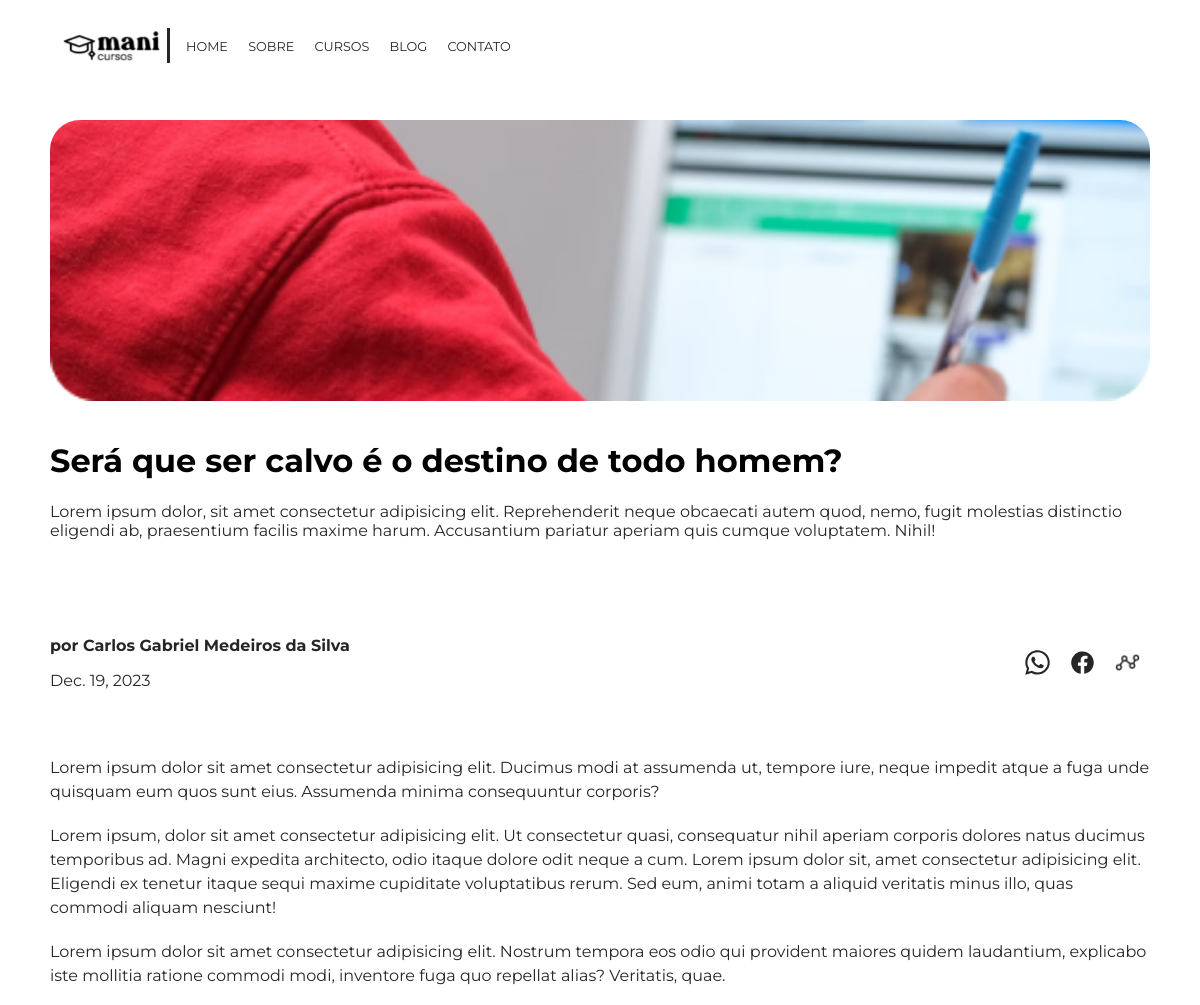
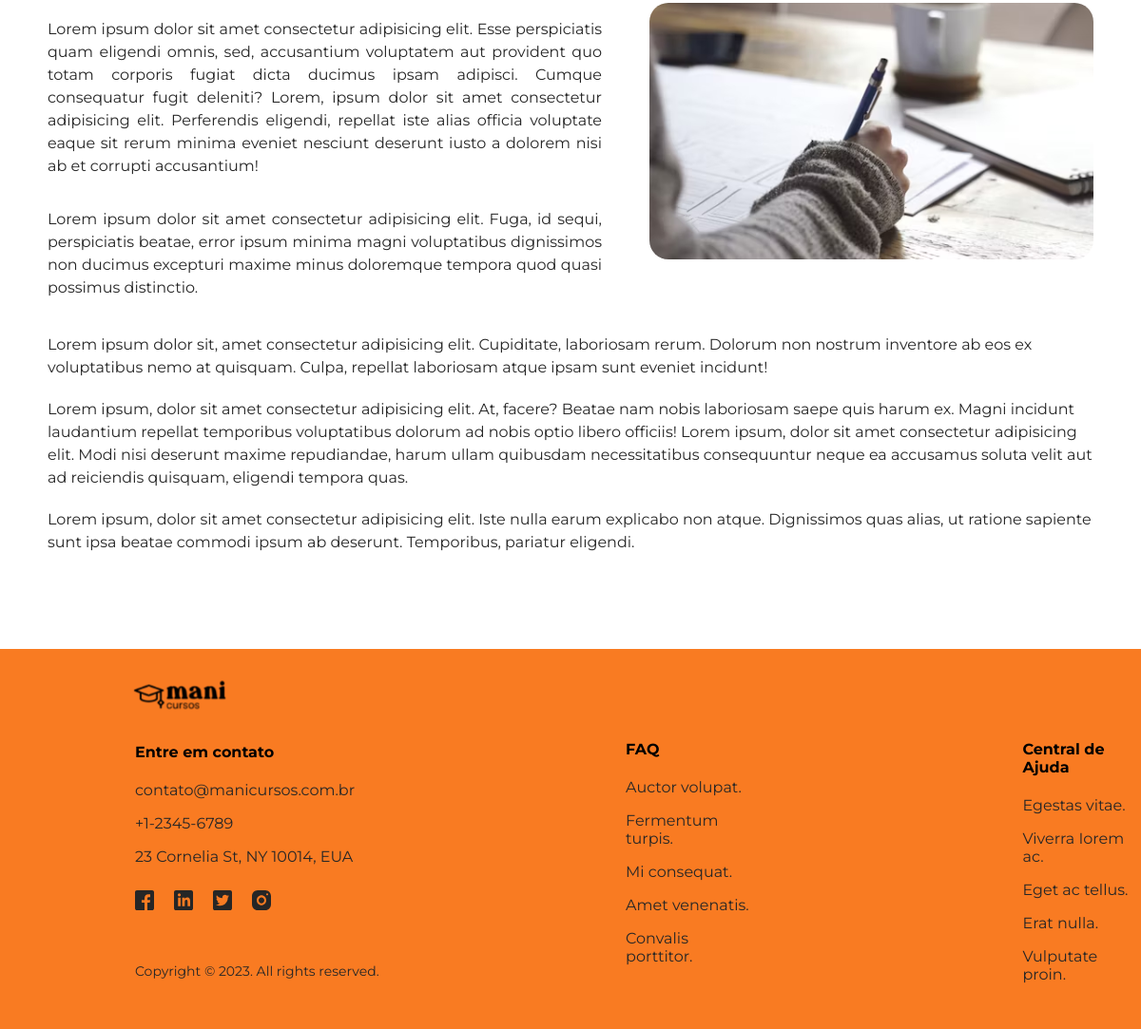
/blog/noticia/4, run on the app's committed database (2 pictures, top to bottom).
### apps/blog/models.py (models this page shows, shortened)
class Noticia(models.Model):
    titulo = models.CharField(max_length=200)
    subtitulo = models.CharField(max_length=300)
    criador = models.CharField(max_length=200)
    datatime_da_pub = models.DateTimeField(auto_now=True)
    conteudo = models.TextField()
    imagem = models.ImageField(upload_to="noticias/")
    data = models.DateField(default=timezone.now)

### apps/blog/views.py (the view)
# urls.py: path('noticia/<int:id>', views.detail_noticia, name="noticia"),
def detail_noticia(request, id):
    noticia = Noticia.objects.get(id=id)
    return render(request, "blog/detail_noticia.html", {
        "noticia": noticia,
    })

### core/templates/blog/detail_noticia.html (shortened to what this page needs)
{% extends '../base.html' %}
{% load static %}
{% block style %}
    <link rel="stylesheet" type="text/css" href="{% static 'css/detail_noticia.css' %}">
{% endblock %}
{% block main %}
    <header>
        <div class="box-img">
            <img src="{{noticia.imagem.url}}" alt="">
        </div>
        <h1>{{noticia.titulo}}</h1>
        <p>{{noticia.subtitulo}}</p>
    </header>
    <div class="headline">
        <div class="source">
            <p><strong>por {{noticia.criador}}</strong></p>
            <p>{{noticia.data}}</p>
        </div>
        <div class="redes">
            <div class="box-img-rs"><img src="../../static/img/graphics/Vector.svg" alt="logo-whathsapp"></div>
            <div class="box-img-rs"><img src="../../static/img/graphics/Vector(1).svg" alt="logo-facebook"></div>
            <div class="box-img-rs"><img src="../../static/img/graphics/conexao.png" alt="icon-conexão"></div>
        </div>
    </div>
    <main>
        <p>Lorem ipsum dolor sit amet consectetur adipisicing elit. Ducimus modi at assumenda ut, tempore iure, neque impedit atque a fuga unde quisquam eum quos sunt eius. Assumenda minima consequuntur corporis?</p>
        <p>Lorem ipsum, dolor sit amet consectetur adipisicing elit. Ut consectetur quasi, consequatur nihil aperiam corporis dolores natus ducimus temporibus ad. Magni expedita architecto, odio itaque dolore odit neque a cum. Lorem ipsum dolor sit, amet consectetur adipisicing elit. Eligendi ex tenetur itaque sequi maxime cupiditate voluptatibus rerum. Sed eum, animi totam a aliquid veritatis minus illo, quas commodi aliquam nesciunt!</p>
        <p>Lorem ipsum dolor sit amet consectetur adipisicing elit. Nostrum tempora eos odio qui provident maiores quidem laudantium, explicabo iste mollitia ratione commodi modi, inventore fuga quo repellat alias? Veritatis, quae.</p>
        <div class="flex text-img">
            <div class="flex column texto">
                <p>Lorem ipsum dolor sit amet consectetur adipisicing elit. Esse perspiciatis quam eligendi omnis, sed, accusantium voluptatem aut provident quo totam corporis fugiat dicta ducimus ipsam adipisci. Cumque consequatur fugit deleniti? Lorem, ipsum dolor sit amet consectetur adipisicing elit. Perferendis eligendi, repellat iste alias officia voluptate eaque sit rerum minima eveniet nesciunt deserunt iusto a dolorem nisi ab et corrupti accusantium!</p>
                <p>Lorem ipsum dolor sit amet consectetur adipisicing elit. Fuga, id sequi, perspiciatis beatae, error ipsum minima magni voluptatibus dignissimos non ducimus excepturi maxime minus doloremque tempora quod quasi possimus distinctio.</p>
            </div>
            <div><img src="{% static 'img/noticias/Rectangle 607.svg' %}" alt=""></div>
        </div>
        <p>Lorem ipsum dolor sit, amet consectetur adipisicing elit. Cupiditate, laboriosam rerum. Dolorum non nostrum inventore ab eos ex voluptatibus nemo at quisquam. Culpa, repellat laboriosam atque ipsam sunt eveniet incidunt!</p>
        <p>Lorem ipsum, dolor sit amet consectetur adipisicing elit. At, facere? Beatae nam nobis laboriosam saepe quis harum ex. Magni incidunt laudantium repellat temporibus voluptatibus dolorum ad nobis optio libero officiis! Lorem ipsum, dolor sit amet consectetur adipisicing elit. Modi nisi deserunt maxime repudiandae, harum ullam quibusdam necessitatibus consequuntur neque ea accusamus soluta velit aut ad reiciendis quisquam, eligendi tempora quas.</p>
        <p>Lorem ipsum, dolor sit amet consectetur adipisicing elit. Iste nulla earum explicabo non atque. Dignissimos quas alias, ut ratione sapiente sunt ipsa beatae commodi ipsum ab deserunt. Temporibus, pariatur eligendi.</p>
    </main>
{% endblock%}

### core/static/css/nav.css (style rules this page uses)
p { display: flex; }

### core/static/css/footer.css (style rules this page uses)
body { margin: 0px; }
p { font-family: Montserrat; color: #262626; border: 10px; }
.redes { padding: 10px; padding-left: 0px; cursor:pointer; }

### core/static/css/base.css (style rules this page uses)
* { font-family: 'Montserrat'; }
:root { --laranja: #ff7000; }
.flex { display: flex; }
.column { flex-direction: column; }

### core/static/css/detail_noticia.css (style rules this page uses)
header { margin: 20px 50px 80px 50px; border-radius: 20px; }
.box-img { width: 100%; height: 300px; border-radius: 30px; overflow: hidden; position: relative; }
.box-img > img { width: 100%; object-fit: cover; position: absolute; top: -355px; }
.headline { margin: 20px 50px 50px 50px; display: flex; justify-content: space-between; }
.redes { display: flex; gap: 20px; align-items: center; }
.box-img-rs { width: 25px; height: 25px; }
.box-img-rs > img { width: 100%; height: 100%; }
main { margin: 0px 50px 100px 50px; line-height: 1.5; }
main > p { margin-bottom: 20px; }
.texto { margin-right: 50px; justify-content: space-evenly; text-align: justify; }
.text-img { margin-bottom: 20px; }

### data on the page
Noticia: imagem (picture), titulo "Será que ser calvo é o destino de todo homem?", subtitulo "Lorem ipsum dolor, sit amet consectetur adipisicing elit. Reprehenderit neque obcaecati autem quod, nemo, fugit molestias distinctio eligendi ab, praesentium facilis maxime harum. Accusantium pariatur aperiam quis cumque voluptatem. Nihil!", criador "Carlos Gabriel Medeiros da Silva", data "Dec. 19, 2023"
